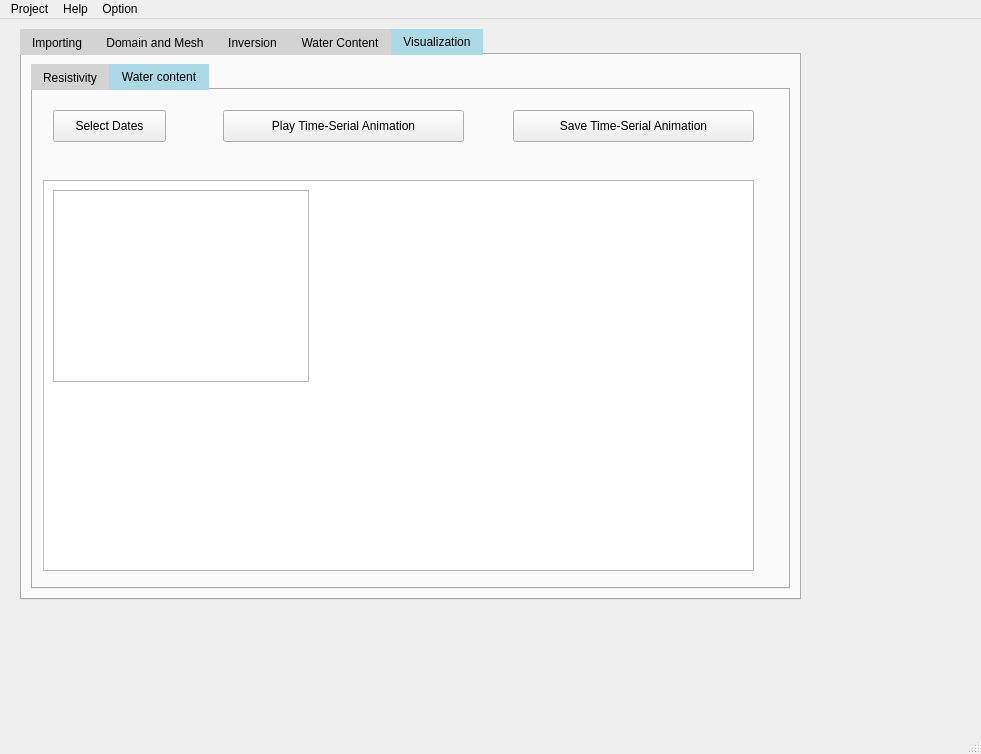
<?xml version="1.0" encoding="UTF-8"?>
<ui version="4.0">
 <class>MainWindow</class>
 <widget class="QMainWindow" name="MainWindow">
  <property name="geometry">
   <rect>
    <x>0</x>
    <y>0</y>
    <width>981</width>
    <height>754</height>
   </rect>
  </property>
  <property name="windowTitle">
   <string>MainWindow</string>
  </property>
  <property name="autoFillBackground">
   <bool>true</bool>
  </property>
  <widget class="QWidget" name="centralwidget">
   <property name="styleSheet">
    <string notr="true">QTabBar::tab:selected {
    background: lightblue;
    color: black;
}
QTabBar::tab:!selected {
    background: lightgray;
    color: black;
}</string>
   </property>
   <widget class="QWidget" name="verticalWidget" native="true">
    <property name="geometry">
     <rect>
      <x>10</x>
      <y>0</y>
      <width>801</width>
      <height>591</height>
     </rect>
    </property>
    <layout class="QHBoxLayout" name="horizontalLayout_2" stretch="0">
     <property name="spacing">
      <number>10</number>
     </property>
     <property name="leftMargin">
      <number>10</number>
     </property>
     <property name="topMargin">
      <number>10</number>
     </property>
     <property name="rightMargin">
      <number>10</number>
     </property>
     <property name="bottomMargin">
      <number>10</number>
     </property>
     <item>
      <widget class="QTabWidget" name="tabWidget">
       <property name="minimumSize">
        <size>
         <width>781</width>
         <height>571</height>
        </size>
       </property>
       <property name="mouseTracking">
        <bool>true</bool>
       </property>
       <property name="autoFillBackground">
        <bool>true</bool>
       </property>
       <property name="styleSheet">
        <string notr="true"/>
       </property>
       <property name="currentIndex">
        <number>4</number>
       </property>
       <widget class="QWidget" name="Importing">
        <attribute name="title">
         <string>Importing</string>
        </attribute>
        <layout class="QVBoxLayout" name="verticalLayout">
         <item>
          <widget class="QTabWidget" name="tabWidget_2">
           <property name="autoFillBackground">
            <bool>false</bool>
           </property>
           <property name="styleSheet">
            <string notr="true">color: rgb(0, 0, 0);
border-top-color: rgb(0, 0, 0);</string>
           </property>
           <property name="currentIndex">
            <number>1</number>
           </property>
           <widget class="QWidget" name="Data">
            <attribute name="title">
             <string>Data</string>
            </attribute>
            <layout class="QGridLayout" name="gridLayout">
             <item row="0" column="2">
              <widget class="QPushButton" name="pushButton_3">
               <property name="text">
                <string>Import</string>
               </property>
              </widget>
             </item>
             <item row="0" column="1">
              <widget class="QPushButton" name="pushButton">
               <property name="text">
                <string>Choose your file</string>
               </property>
              </widget>
             </item>
             <item row="0" column="0">
              <widget class="QLineEdit" name="lineEdit"/>
             </item>
            </layout>
           </widget>
           <widget class="QWidget" name="Pre_processing">
            <attribute name="title">
             <string>Pre_processing</string>
            </attribute>
            <widget class="QPushButton" name="pushButton_2">
             <property name="geometry">
              <rect>
               <x>20</x>
               <y>10</y>
               <width>81</width>
               <height>31</height>
              </rect>
             </property>
             <property name="text">
              <string>Clean Data</string>
             </property>
            </widget>
            <widget class="QListView" name="listView">
             <property name="geometry">
              <rect>
               <x>20</x>
               <y>50</y>
               <width>711</width>
               <height>431</height>
              </rect>
             </property>
            </widget>
           </widget>
          </widget>
         </item>
        </layout>
       </widget>
       <widget class="QWidget" name="Domain_Mesh">
        <attribute name="title">
         <string>Domain and Mesh</string>
        </attribute>
        <widget class="QPushButton" name="pushButton_4">
         <property name="geometry">
          <rect>
           <x>440</x>
           <y>50</y>
           <width>111</width>
           <height>41</height>
          </rect>
         </property>
         <property name="text">
          <string>Apply</string>
         </property>
        </widget>
        <widget class="QPushButton" name="pushButton_8">
         <property name="geometry">
          <rect>
           <x>440</x>
           <y>110</y>
           <width>111</width>
           <height>41</height>
          </rect>
         </property>
         <property name="text">
          <string>Save</string>
         </property>
        </widget>
        <widget class="QListView" name="listView_2">
         <property name="geometry">
          <rect>
           <x>30</x>
           <y>180</y>
           <width>701</width>
           <height>361</height>
          </rect>
         </property>
        </widget>
        <widget class="QWidget" name="layoutWidget">
         <property name="geometry">
          <rect>
           <x>19</x>
           <y>15</y>
           <width>730</width>
           <height>187</height>
          </rect>
         </property>
         <layout class="QVBoxLayout" name="verticalLayout_2">
          <item>
           <layout class="QHBoxLayout" name="horizontalLayout">
            <item>
             <widget class="QTextEdit" name="textEdit_3">
              <property name="html">
               <string>&lt;!DOCTYPE HTML PUBLIC &quot;-//W3C//DTD HTML 4.0//EN&quot; &quot;http://www.w3.org/TR/REC-html40/strict.dtd&quot;&gt;
&lt;html&gt;&lt;head&gt;&lt;meta name=&quot;qrichtext&quot; content=&quot;1&quot; /&gt;&lt;style type=&quot;text/css&quot;&gt;
p, li { white-space: pre-wrap; }
&lt;/style&gt;&lt;/head&gt;&lt;body style=&quot; font-family:'SimSun'; font-size:9pt; font-weight:400; font-style:normal;&quot;&gt;
&lt;p style=&quot; margin-top:0px; margin-bottom:0px; margin-left:0px; margin-right:0px; -qt-block-indent:0; text-indent:0px;&quot;&gt;Geometry:&lt;/p&gt;&lt;/body&gt;&lt;/html&gt;</string>
              </property>
             </widget>
            </item>
            <item>
             <widget class="QTextEdit" name="textEdit">
              <property name="html">
               <string>&lt;!DOCTYPE HTML PUBLIC &quot;-//W3C//DTD HTML 4.0//EN&quot; &quot;http://www.w3.org/TR/REC-html40/strict.dtd&quot;&gt;
&lt;html&gt;&lt;head&gt;&lt;meta name=&quot;qrichtext&quot; content=&quot;1&quot; /&gt;&lt;style type=&quot;text/css&quot;&gt;
p, li { white-space: pre-wrap; }
&lt;/style&gt;&lt;/head&gt;&lt;body style=&quot; font-family:'SimSun'; font-size:9pt; font-weight:400; font-style:normal;&quot;&gt;
&lt;p style=&quot; margin-top:0px; margin-bottom:0px; margin-left:0px; margin-right:0px; -qt-block-indent:0; text-indent:0px;&quot;&gt;start&lt;/p&gt;&lt;/body&gt;&lt;/html&gt;</string>
              </property>
             </widget>
            </item>
            <item>
             <widget class="QSpinBox" name="spinBox"/>
            </item>
            <item>
             <widget class="QSpinBox" name="spinBox_3"/>
            </item>
            <item>
             <widget class="QTextEdit" name="textEdit_2">
              <property name="html">
               <string>&lt;!DOCTYPE HTML PUBLIC &quot;-//W3C//DTD HTML 4.0//EN&quot; &quot;http://www.w3.org/TR/REC-html40/strict.dtd&quot;&gt;
&lt;html&gt;&lt;head&gt;&lt;meta name=&quot;qrichtext&quot; content=&quot;1&quot; /&gt;&lt;style type=&quot;text/css&quot;&gt;
p, li { white-space: pre-wrap; }
&lt;/style&gt;&lt;/head&gt;&lt;body style=&quot; font-family:'SimSun'; font-size:9pt; font-weight:400; font-style:normal;&quot;&gt;
&lt;p style=&quot; margin-top:0px; margin-bottom:0px; margin-left:0px; margin-right:0px; -qt-block-indent:0; text-indent:0px;&quot;&gt;end&lt;/p&gt;&lt;/body&gt;&lt;/html&gt;</string>
              </property>
             </widget>
            </item>
            <item>
             <widget class="QSpinBox" name="spinBox_2"/>
            </item>
            <item>
             <widget class="QSpinBox" name="spinBox_4"/>
            </item>
           </layout>
          </item>
          <item>
           <layout class="QHBoxLayout" name="horizontalLayout_3">
            <item>
             <widget class="QTextEdit" name="textEdit_4">
              <property name="html">
               <string>&lt;!DOCTYPE HTML PUBLIC &quot;-//W3C//DTD HTML 4.0//EN&quot; &quot;http://www.w3.org/TR/REC-html40/strict.dtd&quot;&gt;
&lt;html&gt;&lt;head&gt;&lt;meta name=&quot;qrichtext&quot; content=&quot;1&quot; /&gt;&lt;style type=&quot;text/css&quot;&gt;
p, li { white-space: pre-wrap; }
&lt;/style&gt;&lt;/head&gt;&lt;body style=&quot; font-family:'SimSun'; font-size:9pt; font-weight:400; font-style:normal;&quot;&gt;
&lt;p style=&quot; margin-top:0px; margin-bottom:0px; margin-left:0px; margin-right:0px; -qt-block-indent:0; text-indent:0px;&quot;&gt;Mesh:&lt;/p&gt;&lt;/body&gt;&lt;/html&gt;</string>
              </property>
             </widget>
            </item>
            <item>
             <widget class="QTextEdit" name="textEdit_5">
              <property name="html">
               <string>&lt;!DOCTYPE HTML PUBLIC &quot;-//W3C//DTD HTML 4.0//EN&quot; &quot;http://www.w3.org/TR/REC-html40/strict.dtd&quot;&gt;
&lt;html&gt;&lt;head&gt;&lt;meta name=&quot;qrichtext&quot; content=&quot;1&quot; /&gt;&lt;style type=&quot;text/css&quot;&gt;
p, li { white-space: pre-wrap; }
&lt;/style&gt;&lt;/head&gt;&lt;body style=&quot; font-family:'SimSun'; font-size:9pt; font-weight:400; font-style:normal;&quot;&gt;
&lt;p style=&quot; margin-top:0px; margin-bottom:0px; margin-left:0px; margin-right:0px; -qt-block-indent:0; text-indent:0px;&quot;&gt;Quality&lt;/p&gt;&lt;/body&gt;&lt;/html&gt;</string>
              </property>
             </widget>
            </item>
            <item>
             <widget class="QDoubleSpinBox" name="doubleSpinBox"/>
            </item>
            <item>
             <widget class="QTextEdit" name="textEdit_6">
              <property name="html">
               <string>&lt;!DOCTYPE HTML PUBLIC &quot;-//W3C//DTD HTML 4.0//EN&quot; &quot;http://www.w3.org/TR/REC-html40/strict.dtd&quot;&gt;
&lt;html&gt;&lt;head&gt;&lt;meta name=&quot;qrichtext&quot; content=&quot;1&quot; /&gt;&lt;style type=&quot;text/css&quot;&gt;
p, li { white-space: pre-wrap; }
&lt;/style&gt;&lt;/head&gt;&lt;body style=&quot; font-family:'SimSun'; font-size:9pt; font-weight:400; font-style:normal;&quot;&gt;
&lt;p style=&quot; margin-top:0px; margin-bottom:0px; margin-left:0px; margin-right:0px; -qt-block-indent:0; text-indent:0px;&quot;&gt;Area&lt;/p&gt;&lt;/body&gt;&lt;/html&gt;</string>
              </property>
             </widget>
            </item>
            <item>
             <widget class="QDoubleSpinBox" name="doubleSpinBox_2"/>
            </item>
           </layout>
          </item>
         </layout>
        </widget>
       </widget>
       <widget class="QWidget" name="Inversion">
        <attribute name="title">
         <string>Inversion</string>
        </attribute>
        <widget class="QWidget" name="layoutWidget_2">
         <property name="geometry">
          <rect>
           <x>10</x>
           <y>30</y>
           <width>430</width>
           <height>89</height>
          </rect>
         </property>
         <layout class="QHBoxLayout" name="horizontalLayout_4">
          <item>
           <widget class="QTextEdit" name="textEdit_8">
            <property name="html">
             <string>&lt;!DOCTYPE HTML PUBLIC &quot;-//W3C//DTD HTML 4.0//EN&quot; &quot;http://www.w3.org/TR/REC-html40/strict.dtd&quot;&gt;
&lt;html&gt;&lt;head&gt;&lt;meta name=&quot;qrichtext&quot; content=&quot;1&quot; /&gt;&lt;style type=&quot;text/css&quot;&gt;
p, li { white-space: pre-wrap; }
&lt;/style&gt;&lt;/head&gt;&lt;body style=&quot; font-family:'SimSun'; font-size:9pt; font-weight:400; font-style:normal;&quot;&gt;
&lt;p style=&quot; margin-top:0px; margin-bottom:0px; margin-left:0px; margin-right:0px; -qt-block-indent:0; text-indent:0px;&quot;&gt;maxIter:&lt;/p&gt;&lt;/body&gt;&lt;/html&gt;</string>
            </property>
           </widget>
          </item>
          <item>
           <widget class="QSpinBox" name="spinBox_8"/>
          </item>
          <item>
           <widget class="QTextEdit" name="textEdit_9">
            <property name="html">
             <string>&lt;!DOCTYPE HTML PUBLIC &quot;-//W3C//DTD HTML 4.0//EN&quot; &quot;http://www.w3.org/TR/REC-html40/strict.dtd&quot;&gt;
&lt;html&gt;&lt;head&gt;&lt;meta name=&quot;qrichtext&quot; content=&quot;1&quot; /&gt;&lt;style type=&quot;text/css&quot;&gt;
p, li { white-space: pre-wrap; }
&lt;/style&gt;&lt;/head&gt;&lt;body style=&quot; font-family:'SimSun'; font-size:9pt; font-weight:400; font-style:normal;&quot;&gt;
&lt;p style=&quot; margin-top:0px; margin-bottom:0px; margin-left:0px; margin-right:0px; -qt-block-indent:0; text-indent:0px;&quot;&gt;Lam:&lt;/p&gt;&lt;/body&gt;&lt;/html&gt;</string>
            </property>
           </widget>
          </item>
          <item>
           <widget class="QSpinBox" name="spinBox_11"/>
          </item>
          <item>
           <widget class="QTextEdit" name="textEdit_10">
            <property name="html">
             <string>&lt;!DOCTYPE HTML PUBLIC &quot;-//W3C//DTD HTML 4.0//EN&quot; &quot;http://www.w3.org/TR/REC-html40/strict.dtd&quot;&gt;
&lt;html&gt;&lt;head&gt;&lt;meta name=&quot;qrichtext&quot; content=&quot;1&quot; /&gt;&lt;style type=&quot;text/css&quot;&gt;
p, li { white-space: pre-wrap; }
&lt;/style&gt;&lt;/head&gt;&lt;body style=&quot; font-family:'SimSun'; font-size:9pt; font-weight:400; font-style:normal;&quot;&gt;
&lt;p style=&quot; margin-top:0px; margin-bottom:0px; margin-left:0px; margin-right:0px; -qt-block-indent:0; text-indent:0px;&quot;&gt;dPhi:&lt;/p&gt;&lt;/body&gt;&lt;/html&gt;</string>
            </property>
           </widget>
          </item>
          <item>
           <widget class="QSpinBox" name="spinBox_10"/>
          </item>
         </layout>
        </widget>
        <widget class="QPushButton" name="pushButton_5">
         <property name="geometry">
          <rect>
           <x>440</x>
           <y>10</y>
           <width>111</width>
           <height>41</height>
          </rect>
         </property>
         <property name="text">
          <string>Apply</string>
         </property>
        </widget>
        <widget class="QPushButton" name="pushButton_9">
         <property name="geometry">
          <rect>
           <x>440</x>
           <y>60</y>
           <width>111</width>
           <height>41</height>
          </rect>
         </property>
         <property name="text">
          <string>Save</string>
         </property>
        </widget>
        <widget class="QListView" name="listView_3">
         <property name="geometry">
          <rect>
           <x>30</x>
           <y>110</y>
           <width>711</width>
           <height>431</height>
          </rect>
         </property>
        </widget>
       </widget>
       <widget class="QWidget" name="tab_5">
        <attribute name="title">
         <string>Water Content</string>
        </attribute>
        <widget class="QTextEdit" name="textEdit_11">
         <property name="geometry">
          <rect>
           <x>0</x>
           <y>10</y>
           <width>111</width>
           <height>31</height>
          </rect>
         </property>
         <property name="html">
          <string>&lt;!DOCTYPE HTML PUBLIC &quot;-//W3C//DTD HTML 4.0//EN&quot; &quot;http://www.w3.org/TR/REC-html40/strict.dtd&quot;&gt;
&lt;html&gt;&lt;head&gt;&lt;meta name=&quot;qrichtext&quot; content=&quot;1&quot; /&gt;&lt;style type=&quot;text/css&quot;&gt;
p, li { white-space: pre-wrap; }
&lt;/style&gt;&lt;/head&gt;&lt;body style=&quot; font-family:'SimSun'; font-size:9pt; font-weight:400; font-style:normal;&quot;&gt;
&lt;p style=&quot; margin-top:0px; margin-bottom:0px; margin-left:0px; margin-right:0px; -qt-block-indent:0; text-indent:0px;&quot;&gt;&lt;span style=&quot; font-family:'.AppleSystemUIFont'; font-size:13pt;&quot;&gt;Temperture&lt;/span&gt;&lt;/p&gt;&lt;/body&gt;&lt;/html&gt;</string>
         </property>
        </widget>
        <widget class="QListView" name="listView_6">
         <property name="geometry">
          <rect>
           <x>0</x>
           <y>60</y>
           <width>711</width>
           <height>431</height>
          </rect>
         </property>
        </widget>
        <widget class="QDoubleSpinBox" name="doubleSpinBox_3">
         <property name="geometry">
          <rect>
           <x>120</x>
           <y>10</y>
           <width>71</width>
           <height>31</height>
          </rect>
         </property>
         <property name="decimals">
          <number>1</number>
         </property>
         <property name="singleStep">
          <double>0.100000000000000</double>
         </property>
         <property name="value">
          <double>25.000000000000000</double>
         </property>
        </widget>
        <widget class="QPushButton" name="pushButton_12">
         <property name="geometry">
          <rect>
           <x>200</x>
           <y>10</y>
           <width>81</width>
           <height>31</height>
          </rect>
         </property>
         <property name="text">
          <string>Calculate</string>
         </property>
        </widget>
       </widget>
       <widget class="QWidget" name="Visualization">
        <attribute name="title">
         <string>Visualization</string>
        </attribute>
        <layout class="QHBoxLayout" name="horizontalLayout_5">
         <item>
          <widget class="QTabWidget" name="tabWidget_3">
           <property name="currentIndex">
            <number>1</number>
           </property>
           <widget class="QWidget" name="Resistivity">
            <attribute name="title">
             <string>Resistivity</string>
            </attribute>
            <widget class="QPushButton" name="pushButton_6">
             <property name="geometry">
              <rect>
               <x>10</x>
               <y>20</y>
               <width>113</width>
               <height>32</height>
              </rect>
             </property>
             <property name="text">
              <string>Select Dates</string>
             </property>
            </widget>
            <widget class="QPushButton" name="pushButton_7">
             <property name="geometry">
              <rect>
               <x>160</x>
               <y>20</y>
               <width>241</width>
               <height>32</height>
              </rect>
             </property>
             <property name="text">
              <string>Play Time-Serial Animation</string>
             </property>
            </widget>
            <widget class="QGraphicsView" name="graphicsView_VisRes">
             <property name="geometry">
              <rect>
               <x>10</x>
               <y>91</y>
               <width>711</width>
               <height>391</height>
              </rect>
             </property>
            </widget>
            <widget class="QPushButton" name="pushButton_15">
             <property name="geometry">
              <rect>
               <x>440</x>
               <y>20</y>
               <width>281</width>
               <height>32</height>
              </rect>
             </property>
             <property name="text">
              <string>Save Time-Serial Animation</string>
             </property>
            </widget>
            <widget class="QListWidget" name="listWidget_2">
             <property name="geometry">
              <rect>
               <x>20</x>
               <y>100</y>
               <width>256</width>
               <height>192</height>
              </rect>
             </property>
             <property name="selectionMode">
              <enum>QAbstractItemView::MultiSelection</enum>
             </property>
            </widget>
           </widget>
           <widget class="QWidget" name="Water_Content">
            <attribute name="title">
             <string>Water content</string>
            </attribute>
            <widget class="QGraphicsView" name="graphicsView_VisWater">
             <property name="geometry">
              <rect>
               <x>10</x>
               <y>90</y>
               <width>711</width>
               <height>391</height>
              </rect>
             </property>
            </widget>
            <widget class="QPushButton" name="pushButton_13">
             <property name="geometry">
              <rect>
               <x>20</x>
               <y>20</y>
               <width>113</width>
               <height>32</height>
              </rect>
             </property>
             <property name="text">
              <string>Select Dates</string>
             </property>
            </widget>
            <widget class="QPushButton" name="pushButton_14">
             <property name="geometry">
              <rect>
               <x>190</x>
               <y>20</y>
               <width>241</width>
               <height>32</height>
              </rect>
             </property>
             <property name="text">
              <string>Play Time-Serial Animation</string>
             </property>
            </widget>
            <widget class="QPushButton" name="pushButton_16">
             <property name="geometry">
              <rect>
               <x>480</x>
               <y>20</y>
               <width>241</width>
               <height>32</height>
              </rect>
             </property>
             <property name="text">
              <string>Save Time-Serial Animation</string>
             </property>
            </widget>
            <widget class="QListWidget" name="listWidget">
             <property name="geometry">
              <rect>
               <x>20</x>
               <y>100</y>
               <width>256</width>
               <height>192</height>
              </rect>
             </property>
             <property name="selectionMode">
              <enum>QAbstractItemView::MultiSelection</enum>
             </property>
            </widget>
           </widget>
          </widget>
         </item>
        </layout>
       </widget>
      </widget>
     </item>
    </layout>
   </widget>
  </widget>
  <widget class="QStatusBar" name="statusbar"/>
  <widget class="QMenuBar" name="menubar">
   <property name="geometry">
    <rect>
     <x>0</x>
     <y>0</y>
     <width>981</width>
     <height>26</height>
    </rect>
   </property>
   <widget class="QMenu" name="menuProject">
    <property name="title">
     <string>Project</string>
    </property>
    <addaction name="actionNew"/>
    <addaction name="actionOpen"/>
    <addaction name="actionSave"/>
   </widget>
   <widget class="QMenu" name="menuHelp">
    <property name="title">
     <string>Help</string>
    </property>
    <addaction name="actionGuidline"/>
    <addaction name="actionContract"/>
   </widget>
   <widget class="QMenu" name="menuOption">
    <property name="title">
     <string>Option</string>
    </property>
   </widget>
   <addaction name="menuProject"/>
   <addaction name="menuHelp"/>
   <addaction name="menuOption"/>
  </widget>
  <action name="actionNew">
   <property name="text">
    <string>New</string>
   </property>
  </action>
  <action name="actionOpen">
   <property name="text">
    <string>Open</string>
   </property>
  </action>
  <action name="actionSave">
   <property name="text">
    <string>Save</string>
   </property>
  </action>
  <action name="actionGuidline">
   <property name="text">
    <string>Guidline</string>
   </property>
  </action>
  <action name="actionContract">
   <property name="text">
    <string>Contract</string>
   </property>
  </action>
 </widget>
 <resources/>
 <connections/>
</ui>
